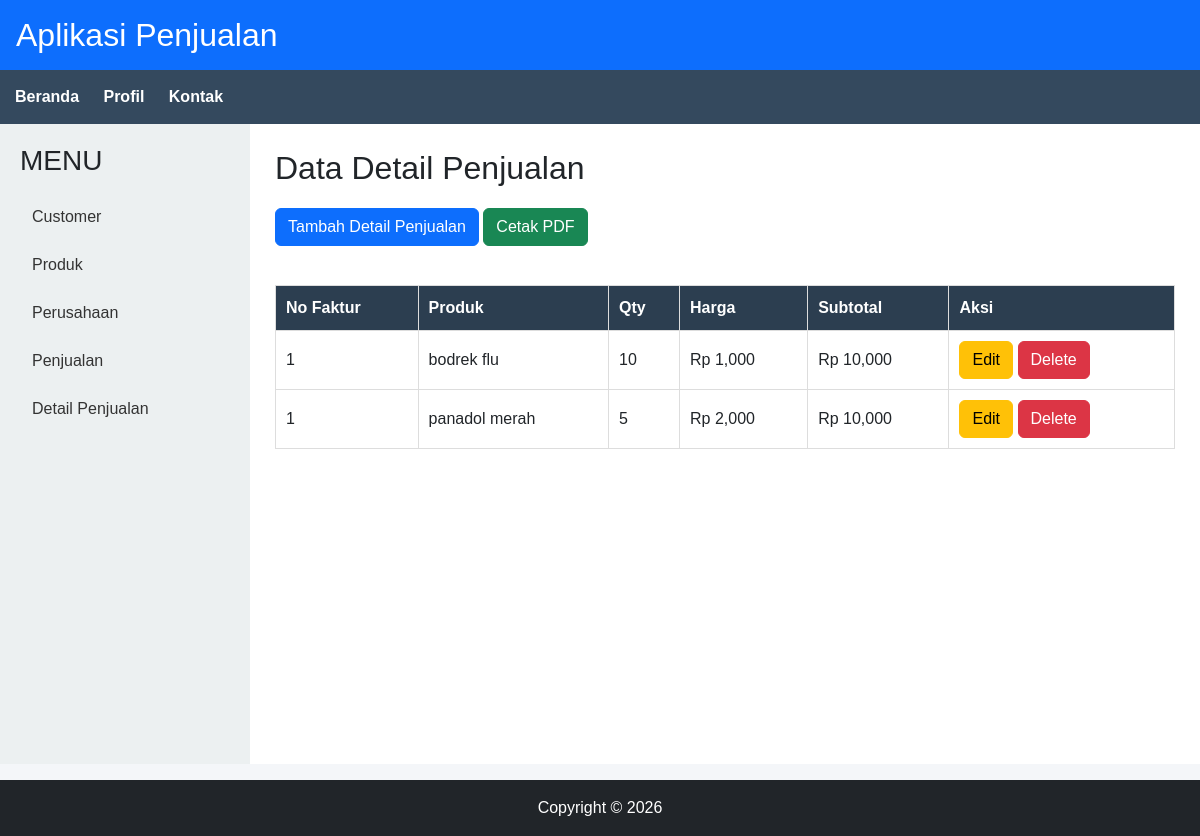
The page /detail_faktur/index.php on the database its author committed.
### tables this page shows
CREATE TABLE `detail_faktur` (
  `id_produk` int NOT NULL,
  `no_faktur` int NOT NULL,
  `qty` int NOT NULL,
  `price` int NOT NULL
);

CREATE TABLE `produk` (
  `id_produk` int NOT NULL,
  `nama_produk` varchar(255) NOT NULL,
  `price` int NOT NULL,
  `jenis` varchar(255) NOT NULL,
  `stock` int NOT NULL
);

### detail_faktur/index.php (the view)
<?php
include '../config/koneksi.php';
include '../assets/header.php';
include '../assets/navigation.php';
?>
<div class="main">
    <?php include '../assets/sidebar.php'; ?>
    <div class="content">
        <h2>Data Detail Penjualan</h2>
        <a href="tambah.php" class="btn btn-primary">
            Tambah Detail Penjualan
        </a>
        <a href="cetak.php" target="_blank" class="btn btn-success">
            Cetak PDF
        </a>
        <br><br>
        <table>
            <tr>
                <th>No Faktur</th>
                <th>Produk</th>
                <th>Qty</th>
                <th>Harga</th>
                <th>Subtotal</th>
                <th>Aksi</th>
            </tr>
            <?php
            $query = mysqli_query(
                $koneksi,
                "SELECT df.*,
    p.nama_produk
    FROM detail_faktur df
    JOIN produk p
    ON df.id_produk = p.id_produk"
            );
            while ($data = mysqli_fetch_assoc($query)) {
                $subtotal = $data['qty'] * $data['price'];
                ?>
                <tr>
                    <td><?= $data['no_faktur']; ?></td>
                    <td><?= $data['nama_produk']; ?></td>
                    <td><?= $data['qty']; ?></td>
                    <td>Rp <?= number_format($data['price']); ?></td>
                    <td>Rp <?= number_format($subtotal); ?></td>
                    <td>
                        <a href="edit.php?faktur=<?= $data['no_faktur']; ?>&produk=<?= $data['id_produk']; ?>" class="btn btn-warning">
                            Edit
                        </a>
                        <a href="delete.php?faktur=<?= $data['no_faktur']; ?>&produk=<?= $data['id_produk']; ?>"
                            class="btn btn-danger" onclick="return confirm('Yakin hapus data?')">
                            Delete
                        </a>
                    </td>
                </tr>
            <?php } ?>
        </table>
    </div>
</div>
<?php include '../assets/footer.php'; ?>

### assets/style.css (style rules this page uses)
* { margin: 0; padding: 0; box-sizing: border-box; }
body { font-family: Arial, Helvetica, sans-serif; background: #f4f6f9; }
.main { display: flex; min-height: calc(100vh - 160px); }
.content { flex: 1; background: white; padding: 25px; }
.content h2 { margin-bottom: 20px; }
table { width: 100%; border-collapse: collapse; margin-top: 15px; }
table th { background: #2c3e50; color: white; }
table th, table td { border: 1px solid #ddd; padding: 10px; }

### rows shown on the page
detail_faktur: no_faktur "1", id_produk.nama_produk "bodrek flu", qty "10", price "1,000", subtotal "10,000"
detail_faktur: no_faktur "1", id_produk.nama_produk "panadol merah", qty "5", price "2,000", subtotal "10,000"
